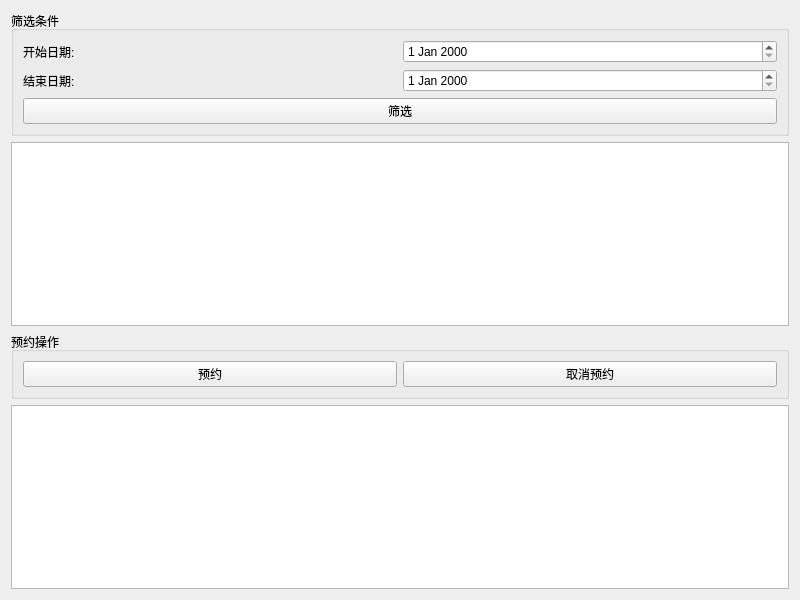
<?xml version="1.0" encoding="UTF-8"?>
<ui version="4.0">
 <class>courseReservation</class>
 <widget class="QWidget" name="courseReservation">
  <property name="geometry">
   <rect>
    <x>0</x>
    <y>0</y>
    <width>800</width>
    <height>600</height>
   </rect>
  </property>
  <property name="windowTitle">
   <string>课程预约</string>
  </property>
  <layout class="QVBoxLayout" name="verticalLayout">
   <item>
    <widget class="QGroupBox" name="filterGroupBox">
     <property name="title">
      <string>筛选条件</string>
     </property>
     <layout class="QGridLayout" name="gridLayout_2">
      <item row="0" column="0">
       <widget class="QLabel" name="startDateLabel">
        <property name="text">
         <string>开始日期:</string>
        </property>
       </widget>
      </item>
      <item row="0" column="1">
       <widget class="QDateEdit" name="startDateEdit"/>
      </item>
      <item row="1" column="0">
       <widget class="QLabel" name="endDateLabel">
        <property name="text">
         <string>结束日期:</string>
        </property>
       </widget>
      </item>
      <item row="1" column="1">
       <widget class="QDateEdit" name="endDateEdit"/>
      </item>
      <item row="2" column="0" colspan="2">
       <widget class="QPushButton" name="filterButton">
        <property name="text">
         <string>筛选</string>
        </property>
       </widget>
      </item>
     </layout>
    </widget>
   </item>
   <item>
    <widget class="QTableView" name="courseTableView"/>
   </item>
   <item>
    <widget class="QGroupBox" name="reservationGroupBox">
     <property name="title">
      <string>预约操作</string>
     </property>
     <layout class="QHBoxLayout" name="horizontalLayout">
      <item>
       <widget class="QPushButton" name="reserveButton">
        <property name="text">
         <string>预约</string>
        </property>
       </widget>
      </item>
      <item>
       <widget class="QPushButton" name="cancelButton">
        <property name="text">
         <string>取消预约</string>
        </property>
       </widget>
      </item>
     </layout>
    </widget>
   </item>
   <item>
    <widget class="QTableView" name="myReservationTableView"/>
   </item>
  </layout>
 </widget>
 <resources/>
 <connections/>
</ui>
